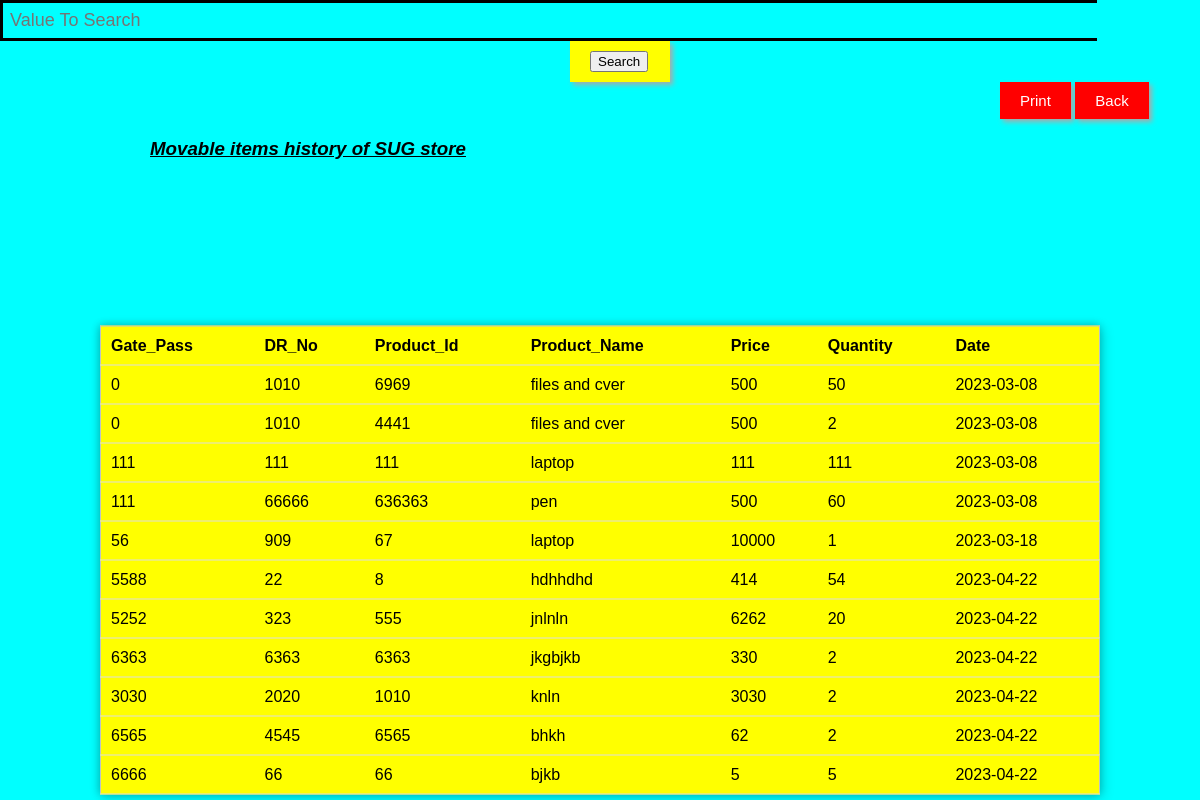
Page /additem.php on the committed database.
### tables this page shows
CREATE TABLE `additem` (
  `Gate_Pass` int(20) NOT NULL,
  `DR_No` int(20) NOT NULL,
  `Product_Id` int(20) NOT NULL,
  `Product_Name` varchar(50) NOT NULL,
  `Price` int(20) NOT NULL,
  `Quantity` int(100) NOT NULL,
  `Date` date NOT NULL
);

### additem.php (the view, shortened to what this page needs)
<?php
if(isset($_POST['search']))
{
    $valueToSearch = $_POST['valueToSearch'];
    $query = "SELECT * FROM `additem` WHERE CONCAT(`Gate_Pass`, `DR_No`, `Product_Id`, `Product_Name`, `Price`, `Quantity`, `Date`) LIKE '%".$valueToSearch."%'";
    $search_result = filterTable($query);
}
 else {
    $query = "SELECT * FROM `additem`";
    $search_result = filterTable($query);
}
function filterTable($query)
{
    $connect = mysqli_connect("localhost", "root", "", "login");
    $filter_Result = mysqli_query($connect, $query);
    return $filter_Result;
}
?>
<!DOCTYPE html>
<html>
<head>
    <link rel="stylesheet" type="text/css" href="button.css">
    <link rel="stylesheet" type="text/css" href="search.css">
    <link rel="stylesheet" type="text/css" href="back.css">
</head>
    <body>
    <form action="additem.php" method="post">
    <div id="searchbox">
            <input  type="text" name="valueToSearch" placeholder="Value To Search">
</div>
<div id="searchbtn">
          <input type="submit" name="search" value="Search">
</div>
          <div>
          <button onClick="window.print();"class="btn-shadow">Print</button>
        <button onClick="welcome()" class="btnn-shadow">Back</button>
            </div>
            <I>  <U> <h3 id="line" class= "print-container"> Movable items history of SUG store </h3></U></I>
            <table class= "print-container">
                <tr>
				    <th>Gate_Pass</th>
					<th>DR_No</th>
                    <th>Product_Id</th>
                    <th>Product_Name</th>
                    <th>Price</th>
					<th>Quantity</th>
                    <th>Date</th>
                </tr>
                <?php while($row = mysqli_fetch_array($search_result)):?>
                <tr>
                    <td><?php echo $row['Gate_Pass'];?></td>
					<td><?php echo $row['DR_No'];?></td>
					<td><?php echo $row['Product_Id'];?></td>
					<td><?php echo $row['Product_Name'];?></td>
                    <td><?php echo $row['Price'];?></td>
                    <td><?php echo $row['Quantity'];?></td>
                    <td><?php echo $row['Date'];?></td>
                </tr>
                <?php endwhile;?>
            </table>
        </form>
    </body>
</html>

### button.css (style rules this page uses)
body { margin: 0; padding: 0; height: 10vh; background-color: aqua; }

### search.css (style rules this page uses)
body { height: 10vh; display: flexbox; justify-content: center; align-items: center; }

### back.css (style rules this page uses)
body { margin: 0; padding: 0; height: 10vh; background-color: aqua; }

### additem.php (style rules this page uses)
body { padding-top: 50px; left:50%; background-color: ; }
#searchbox input { width:90%; border:3px solid black; border-right:1px; font-size:18px; padding:7px; background:transparent; color:white; }
#searchbtn { width:5%; margin-left:570px; background-color: yellow; border: none; color: Red; padding: 10px 20px; font-size: 15px; transition: 0.25s ease; box-shadow: 3px 3px 5px #aaa; }
.btn-shadow { background-color: red; border: none; color: white; padding: 10px 20px; font-size: 15px; transition: 0.25s ease; box-shadow: 3px 3px 5px #aaa; margin-left:1000px; }
.btnn-shadow { background-color: red; border: none; color: white; padding: 10px 20px; font-size: 15px; transition: 0.25s ease; box-shadow: 3px 3px 5px #aaa; }
#line { margin-left:150px; }
body { padding: 0px; margin: 0; font-family: Verdana, Geneva, Tahoma, sans-serif; }
table { position: absolute; left: 50%; top: 70%; transform: translate(-50%, -50%); border-collapse: collapse; width: 1000px; height: 200px; border: 1px solid #bdc3c7; box-shadow: 2px 2px 12px rgba(0, 0, 0, 0.2), -1px -1px 8px rgba(0, 0, 0, 0.2); background-color: yellow; }
tr { transition: all .2s ease-in; cursor: pointer; }
th, td { padding: 10px; text-align: left; border-bottom: 1px solid #ddd; }

### rows in the picture
additem: Gate_Pass "0", DR_No "1010", Product_Id "6969", Product_Name "files and cver", Price "500", Quantity "50", Date "2023-03-08"
additem: Gate_Pass "0", DR_No "1010", Product_Id "4441", Product_Name "files and cver", Price "500", Quantity "2", Date "2023-03-08"
additem: Gate_Pass "111", DR_No "111", Product_Id "111", Product_Name "laptop", Price "111", Quantity "111", Date "2023-03-08"
additem: Gate_Pass "111", DR_No "66666", Product_Id "636363", Product_Name "pen", Price "500", Quantity "60", Date "2023-03-08"
additem: Gate_Pass "56", DR_No "909", Product_Id "67", Product_Name "laptop", Price "10000", Quantity "1", Date "2023-03-18"
additem: Gate_Pass "5588", DR_No "22", Product_Id "8", Product_Name "hdhhdhd", Price "414", Quantity "54", Date "2023-04-22"
additem: Gate_Pass "5252", DR_No "323", Product_Id "555", Product_Name "jnlnln", Price "6262", Quantity "20", Date "2023-04-22"
additem: Gate_Pass "6363", DR_No "6363", Product_Id "6363", Product_Name "jkgbjkb", Price "330", Quantity "2", Date "2023-04-22"
additem: Gate_Pass "3030", DR_No "2020", Product_Id "1010", Product_Name "knln", Price "3030", Quantity "2", Date "2023-04-22"
additem: Gate_Pass "6565", DR_No "4545", Product_Id "6565", Product_Name "bhkh", Price "62", Quantity "2", Date "2023-04-22"
additem: Gate_Pass "6666", DR_No "66", Product_Id "66", Product_Name "bjkb", Price "5", Quantity "5", Date "2023-04-22"
